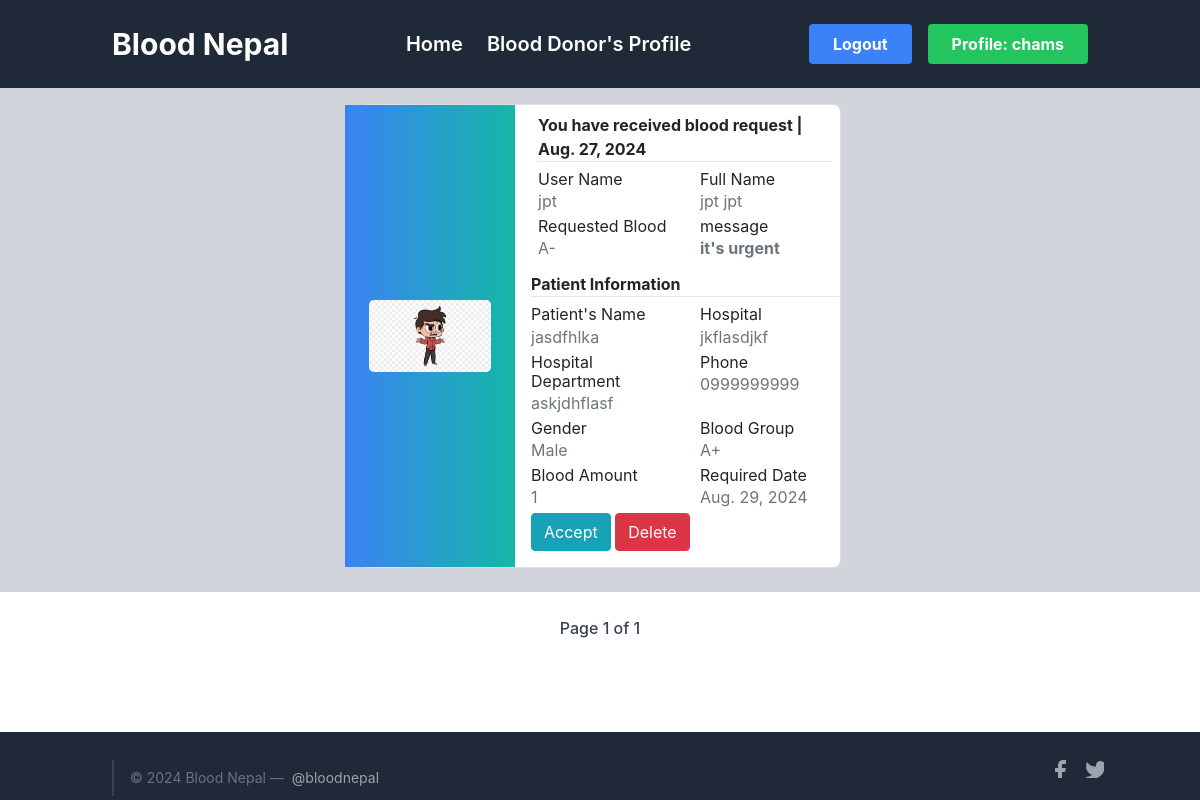
Screenshot of /request-received (signed in) with the database file from the repository.
### profile_/models.py (models this page shows, shortened)
class Patient(models.Model):
    user = models.ForeignKey(User, on_delete = models.CASCADE,null= True)
    blood_request_sent_by = models.ForeignKey(SignUp,related_name='sent_by', on_delete=models.SET_NULL, null=True, blank=True)
    blood_request_sent_to = models.ForeignKey(SignUp,related_name='sent_to', on_delete=models.SET_NULL, null=True, blank=False)
    message = models.TextField(max_length = 50, null=True)
    patients_name = models.CharField(max_length = 20)
    hospital = models.CharField(max_length = 20, null=True)
    patients_department = models.CharField(max_length = 120)
    patients_gender = models.CharField(max_length=6, choices= GenderChoices, null=True, default='Male')
    patients_phone = models.CharField(max_length=10, null=True,blank=True)
    patients_blood_group = models.CharField(choices=Blood_Group_Choices,max_length=3,null= True)
    blood_pint = models.IntegerField(null=True)
    required_date = models.DateField(null=True)
    requisition_form = models.ImageField(upload_to = 'patientsForm/')

class SignUp(models.Model):
    user = models.OneToOneField(User, on_delete = models.CASCADE , unique=True)
    full_name = models.CharField(max_length = 120, null=False, blank=False )
    email = models.EmailField( null=False, blank=False)
    phone = models.CharField(max_length=10,null=True)
    gender = models.CharField(max_length=6, choices= GenderChoices , default='Male')
    profile_photo = models.ImageField(upload_to = 'images/')
    location = models.CharField(max_length=40)
    blood_group = models.CharField(choices=Blood_Group_Choices,max_length=3)
    weight = models.IntegerField( null=True, blank=False)
    ready_to_donate = models.CharField(choices=R_CHOICES ,null=True, max_length=4)
    last_donation = models.DateField(null=True)

### profile_/views.py (the view)
# urls.py: path("request-received", Received.as_view(), name="request-received"),
class Received(Sent):
    template_name = "profile/received.html"
    def get_queryset(self):
        user = self.request.user
        try:
            sign_up = SignUp.objects.get(user=user)
            return Patient.objects.filter(blood_request_sent_to=sign_up)
        except SignUp.DoesNotExist:
            messages.success(self.request, 'You have not received any blood request yet.')

### profile_/views.py (called while the page is built)
    def get_context_data(self):
        context = super().get_context_data()
        context['username'] = self.request.user.username
        context['current_date'] = timezone.now().date()
        return context

### profile_/templates/profile/received.html (shortened to what this page needs)
{% extends "profile/base.html" %}
{% block hero %}
{% for patient in patients %}
<section class="vh-40 bg-gray-300">
  <div class="container py-3 h-15">
    <div class="row d-flex justify-content-center align-items-center h-100">
      <div class="col col-lg-6 mb-2 mb-lg-0">
        <div class="card mb-2" style="border-radius: .5rem;">
          <div class="row g-0">
            <div class="w-1/3 bg-gradient-to-r from-blue-500 to-teal-500 flex items-center justify-center p-4">
              <a href="{{patient.requisition_form.url}}">
                <img src="{{patient.requisition_form.url}}" alt="Profile Photo" class="w-72 h-auto rounded-lg">
              </a>
            </div>
            <div class="col-md-8">
              <div class="card-body p-2">
                <strong>You have received blood request | {{current_date}}</strong>
                <hr class="mt-0 mb-1">
                <div class="row pt-1">
                  <div class="col-6 mb-1">
                    <h6>User Name</h6>
                    <p class="text-muted">{{ patient.blood_request_sent_by.user }}</p>
                  </div>
                  <div class="col-6 mb-1">
                    <h6>Full Name</h6>
                    <p class="text-muted">{{ patient.blood_request_sent_by.full_name }}</p>
                  </div>
                  <div class="col-6 mb-1">
                    <h6>Requested Blood</h6>
                    <p class="text-muted">{{ patient.blood_request_sent_by.blood_group }}</p>
                  </div>
                  <div class="col-6 mb-1">
                    <h6>message</h6>
                    <p class="text-muted"><strong>{{ patient.message }}</strong></p>
                  </div>
                  <div class="card-body p-2">
                    <strong>Patient Information</strong>
                <hr class="mt-0 mb-1">
                <div class="row pt-1">
                  <div class="col-6 mb-1">
                    <h6>Patient's Name</h6>
                    <p class="text-muted">{{ patient.patients_name }}</p>
                  </div>
                  <div class="col-6 mb-1">
                    <h6>Hospital</h6>
                    <p class="text-muted">{{ patient.hospital }}</p>
                  </div>
                  <div class="col-6 mb-1">
                    <h6>Hospital Department</h6>
                    <p class="text-muted">{{ patient.patients_department }}</p>
                  </div>
                  <div class="col-6 mb-1">
                    <h6>Phone</h6>
                    <p class="text-muted">{{ patient.patients_phone }}</p>
                  </div>
                  <div class="col-6 mb-1">
                    <h6>Gender</h6>
                    <p class="text-muted">{{ patient.patients_gender}}</p>
                  </div>
                  <div class="col-6 mb-1">
                    <h6>Blood Group</h6>
                    <p class="text-muted">{{ patient.patients_blood_group }}</p>
                  </div>
                  <div class="col-6 mb-1">
                    <h6>Blood Amount</h6>
                    <p class="text-muted">{{ patient.blood_pint }}</p>
                  </div>
                  <div class="col-6 mb-1">
                    <h6>Required Date</h6>
                    <p class="text-muted">{{ patient.required_date }}</p>
                  </div>
                </div>
                <a href = "msg">
                  <button class="btn btn-info">Accept </button>
                  </a>
                <a href = "{% url 'delete-blood-request' patient.id %}">
                <button class="btn btn-danger">Delete </button>
                </a>
              </div>
            </div>
          </div>
        </div>
      </div>
    </div>
  </div>
</section>
{% endfor %}
{% include "profile/pagination.html" %}
{% endblock %}

### profile_/templates/profile/base.html (shortened to what this page needs)
{% load static %}
<!DOCTYPE html>
<html lang="en">
  <head>
    <script src="https://cdn.tailwindcss.com"></script>
    <link rel="stylesheet" href="https://cdn.jsdelivr.net/npm/bootstrap@4.3.1/dist/css/bootstrap.min.css" />
    <link rel="stylesheet" href="{% static 'blog/css/blog.css' %}" />
    <link rel="stylesheet" href="https://stackpath.bootstrapcdn.com/bootstrap/4.5.2/css/bootstrap.min.css" />
    <link rel="stylesheet" href="https://stackpath.bootstrapcdn.com/bootstrap/4.5.2/css/bootstrap.min.css" />
    <link rel="stylesheet" href="https://cdnjs.cloudflare.com/ajax/libs/font-awesome/6.5.2/css/all.min.css" />
  </head>
  <body class="flex flex-col min-h-screen">
    <header class="bg-gray-800 text-white body-font">
      <div class="container mx-auto flex flex-wrap p-4 items-center justify-between">
        <span class="text-3xl font-bold">Blood Nepal</span>
        <nav class="hidden md:flex space-x-6">
          <a href="{% url 'home' %}" class="hover:text-red-500 text-xl font-semibold">Home</a>
          <a href="{% url 'donor' %}" class="hover:text-red-500 text-xl font-semibold">Blood Donor's Profile</a>
        </nav>
        <div class="flex items-center space-x-4">
          {% if user.is_authenticated %}
            <a href="{% url 'logout' %}">
              <button class="bg-blue-500 hover:bg-blue-700 text-white font-bold py-2 px-4 rounded">Logout</button>
            </a>
            <a href="{% url 'profile' %}">
              <button class="bg-green-500 hover:bg-green-700 text-white font-bold py-2 px-4 rounded">Profile: {{ username }}</button>
            </a>
          {% else %}
            {% block loginbar %}
              <a href="{% url 'home' %}">
                <button class="bg-gray-600 hover:bg-gray-700 text-white font-bold py-2 px-4 rounded">Login</button>
              </a>
            {% endblock %}
          {% endif %}
        </div>
      </div>
    </header>
    {% block hero %}
    {% endblock %}
  {% block footer %}
  <footer class="bg-gray-800 text-gray-300 mt-auto">
    <div class="container px-2 py-1 mx-auto flex items-center sm:flex-row flex-col">
      <p class="text-sm text-gray-500 sm:ml-4 sm:pl-4 sm:border-l-2 sm:border-gray-700 sm:py-2 sm:mt-0 mt-4">
        © 2024 Blood Nepal —
        <a href="/" class="text-gray-400 hover:text-gray-200 ml-1" rel="noopener noreferrer" target="_blank">@bloodnepal</a>
      </p>
      <span class="inline-flex sm:ml-auto sm:mt-0 mt-1 justify-center sm:justify-start">
        <a class="text-gray-400 hover:text-blue-500" href="/">
          <svg fill="currentColor" stroke-linecap="round" stroke-linejoin="round" stroke-width="2" class="w-5 h-5" >
            <path d="M18 2h-3a5 5 0 00-5 5v3H7v4h3v8h4v-8h3l1-4h-4V7a1 1 0 011-1h3z"></path>
          </svg>
        </a>
        <a class="ml-3 text-gray-400 hover:text-blue-500" href="/">
          <svg fill="currentColor" stroke-linecap="round" stroke-linejoin="round" stroke-width="2" class="w-5 h-5" >
            <path d="M23 3a10.9 10.9 0 01-3.14 1.53 4.48 4.48 0 00-7.86 3v1A10.66 10.66 0 013 4s-4 9 5 13a11.64 11.64 0 01-7 2c9 5 20 0 20-11.5a4.5 4.5 0 00-.08-.83A7.72 7.72 0 0023 3z"></path>
          </svg>
        </a>
      </span>
    </div>
  </footer>
  {% endblock %}
  </body>
  </html>

### rows the page displays
Patient: requisition_form (picture), current_date "Aug. 27, 2024", blood_request_sent_by.user "jpt", blood_request_sent_by.full_name "jpt jpt", blood_request_sent_by.blood_group "A-", message "it's urgent", patients_name "jasdfhlka", hospital "jkflasdjkf", patients_department "askjdhflasf", patients_phone "0999999999", patients_gender "Male", patients_blood_group "A+", blood_pint "1", required_date "Aug. 29, 2024"

### other values shown
{{ username }} "chams"
{{ page_obj.number }} "1"
{{ page_obj.paginator.num_pages }} "1"
